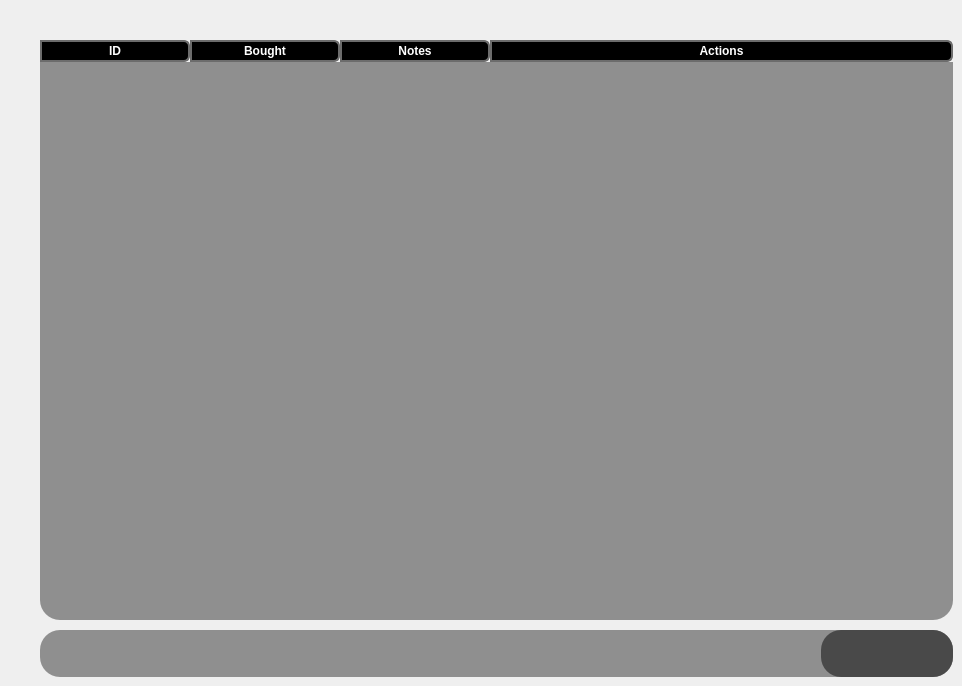
       <widget class="QWidget" name="Cages_Advanced">
        <attribute name="title">
         <string>Advanced</string>
        </attribute>
        <widget class="QTableWidget" name="CagesTable_Advanced">
         <property name="geometry">
          <rect>
           <x>40</x>
           <y>40</y>
           <width>913</width>
           <height>580</height>
          </rect>
         </property>
         <property name="minimumSize">
          <size>
           <width>913</width>
           <height>580</height>
          </size>
         </property>
         <property name="maximumSize">
          <size>
           <width>913</width>
           <height>580</height>
          </size>
         </property>
         <property name="styleSheet">
          <string notr="true">QHeaderView::section{
	font: 75 13pt &quot;Acme&quot;;
	font-weight:bold;
	color: rgb(255, 255, 255);
	background-color: rgb(0, 0, 0);
	border: 2px solid #6c6c6c;
	border-top-right-radius: 6px;
	border-bottom-right-radius: 6px;
}
QHeaderView::section:checked
{
	color: rgb(0, 0, 0);
	background-color: rgb(199, 199, 199);
}
QTableWidget{
	color: rgb(0, 0, 0);
	font: 75 13pt &quot;Acme&quot;;
	background-color: rgb(143, 143, 143);
	alternate-background-color: rgb(176, 237, 251);
	border-style: outset;
    	border-radius: 20px;
}</string>
         </property>
         <property name="verticalScrollBarPolicy">
          <enum>Qt::ScrollBarAlwaysOff</enum>
         </property>
         <property name="horizontalScrollBarPolicy">
          <enum>Qt::ScrollBarAlwaysOff</enum>
         </property>
         <property name="editTriggers">
          <set>QAbstractItemView::NoEditTriggers</set>
         </property>
         <property name="tabKeyNavigation">
          <bool>true</bool>
         </property>
         <property name="sortingEnabled">
          <bool>false</bool>
         </property>
         <attribute name="horizontalHeaderCascadingSectionResizes">
          <bool>false</bool>
         </attribute>
         <attribute name="horizontalHeaderDefaultSectionSize">
          <number>150</number>
         </attribute>
         <attribute name="horizontalHeaderHighlightSections">
          <bool>false</bool>
         </attribute>
         <attribute name="horizontalHeaderStretchLastSection">
          <bool>true</bool>
         </attribute>
         <attribute name="verticalHeaderVisible">
          <bool>false</bool>
         </attribute>
         <attribute name="verticalHeaderHighlightSections">
          <bool>false</bool>
         </attribute>
         <column>
          <property name="text">
           <string>ID</string>
          </property>
          <property name="textAlignment">
           <set>AlignCenter</set>
          </property>
          <property name="icon">
           <iconset resource="resources.qrc">
            <normaloff>:/Icons/Cages_White.png</normaloff>
            <normalon>:/Icons/Cages_Green.png</normalon>:/Icons/Cages_White.png</iconset>
          </property>
         </column>
         <column>
          <property name="text">
           <string>Bought</string>
          </property>
          <property name="textAlignment">
           <set>AlignCenter</set>
          </property>
          <property name="icon">
           <iconset resource="resources.qrc">
            <normaloff>:/Icons/TND_White.png</normaloff>
            <normalon>:/Icons/TND_Green.png</normalon>:/Icons/TND_White.png</iconset>
          </property>
         </column>
         <column>
          <property name="text">
           <string>Notes</string>
          </property>
          <property name="textAlignment">
           <set>AlignCenter</set>
          </property>
          <property name="icon">
           <iconset resource="resources.qrc">
            <normaloff>:/Icons/Edit_White.png</normaloff>
            <normalon>:/Icons/Edit_Blue.png</normalon>:/Icons/Edit_White.png</iconset>
          </property>
         </column>
         <column>
          <property name="text">
           <string>Actions</string>
          </property>
          <property name="textAlignment">
           <set>AlignCenter</set>
          </property>
          <property name="icon">
           <iconset resource="resources.qrc">
            <normaloff>:/Icons/Actions_White.png</normaloff>
            <normalon>:/Icons/Actions_Green.png</normalon>:/Icons/Actions_White.png</iconset>
          </property>
         </column>
        </widget>
        <widget class="QFrame" name="ToolsFrame_Cages_Advanced">
         <property name="geometry">
          <rect>
           <x>40</x>
           <y>630</y>
           <width>913</width>
           <height>47</height>
          </rect>
         </property>
         <property name="minimumSize">
          <size>
           <width>913</width>
           <height>47</height>
          </size>
         </property>
         <property name="maximumSize">
          <size>
           <width>913</width>
           <height>47</height>
          </size>
         </property>
         <property name="styleSheet">
          <string notr="true">QWidget{
	background-color: rgb(143, 143, 143);
	color: rgb(255, 255, 255);
	border-style: outset;
    	border-radius: 20px;
}</string>
         </property>
         <property name="frameShape">
          <enum>QFrame::StyledPanel</enum>
         </property>
         <property name="frameShadow">
          <enum>QFrame::Raised</enum>
         </property>
         <widget class="QFrame" name="Exporting_Cages_Frame">
          <property name="geometry">
           <rect>
            <x>781</x>
            <y>0</y>
            <width>132</width>
            <height>47</height>
           </rect>
          </property>
          <property name="minimumSize">
           <size>
            <width>0</width>
            <height>47</height>
           </size>
          </property>
          <property name="maximumSize">
           <size>
            <width>16777215</width>
            <height>47</height>
           </size>
          </property>
          <property name="styleSheet">
           <string notr="true">QWidget{
	background-color: rgb(73, 73, 73);
	color: rgb(255, 255, 255);
	border-style: outset;
    	border-radius: 20px;
}</string>
          </property>
          <property name="frameShape">
           <enum>QFrame::StyledPanel</enum>
          </property>
          <property name="frameShadow">
           <enum>QFrame::Raised</enum>
          </property>
          <widget class="QPushButton" name="Export_PDF_Cages">
           <property name="geometry">
            <rect>
             <x>71</x>
             <y>7</y>
             <width>43</width>
             <height>33</height>
            </rect>
           </property>
           <property name="minimumSize">
            <size>
             <width>43</width>
             <height>33</height>
            </size>
           </property>
           <property name="maximumSize">
            <size>
             <width>43</width>
             <height>33</height>
            </size>
           </property>
           <property name="font">
            <font>
             <family>Orbitron</family>
             <pointsize>9</pointsize>
             <weight>9</weight>
             <italic>false</italic>
             <bold>false</bold>
            </font>
           </property>
           <property name="cursor">
            <cursorShape>ArrowCursor</cursorShape>
           </property>
           <property name="styleSheet">
            <string notr="true">QPushButton {
	border: none;
	background-color:rgba(0, 0, 0, 0);
	image: url(:/Icons/PDF_White.png);
}
QPushButton:hover {
	border: none;
	background-color:rgba(0, 0, 0, 0);
	image:url(:/Icons/PDF_Mix.png);
}

QPushButton:pressed {
	border: none;
	background-color:rgba(0, 0, 0, 0);
	image:url(:/Icons/PDF_Green.png);
}</string>
           </property>
           <property name="text">
            <string/>
           </property>
           <property name="iconSize">
            <size>
             <width>20</width>
             <height>20</height>
            </size>
           </property>
           <property name="checkable">
            <bool>false</bool>
           </property>
           <property name="autoRepeat">
            <bool>false</bool>
           </property>
           <property name="autoExclusive">
            <bool>false</bool>
           </property>
           <property name="autoRepeatDelay">
            <number>50</number>
           </property>
           <property name="autoRepeatInterval">
            <number>10</number>
           </property>
          </widget>
          <widget class="QPushButton" name="Export_Exel_Cages">
           <property name="geometry">
            <rect>
             <x>18</x>
             <y>7</y>
             <width>43</width>
             <height>33</height>
            </rect>
           </property>
           <property name="minimumSize">
            <size>
             <width>43</width>
             <height>33</height>
            </size>
           </property>
           <property name="maximumSize">
            <size>
             <width>43</width>
             <height>33</height>
            </size>
           </property>
           <property name="font">
            <font>
             <family>Orbitron</family>
             <pointsize>9</pointsize>
             <weight>9</weight>
             <italic>false</italic>
             <bold>false</bold>
            </font>
           </property>
           <property name="cursor">
            <cursorShape>ArrowCursor</cursorShape>
           </property>
           <property name="styleSheet">
            <string notr="true">QPushButton {
	border: none;
	background-color:rgba(0, 0, 0, 0);
	image: url(:/Icons/Exel_White.png);
}
QPushButton:hover {
	border: none;
	background-color:rgba(0, 0, 0, 0);
	image: url(:/Icons/Exel_Mix.png);
}

QPushButton:pressed {
	border: none;
	background-color:rgba(0, 0, 0, 0);
	image:url(:/Icons/Exel_Green.png);
}</string>
           </property>
           <property name="text">
            <string/>
           </property>
           <property name="iconSize">
            <size>
             <width>20</width>
             <height>20</height>
            </size>
           </property>
           <property name="checkable">
            <bool>false</bool>
           </property>
           <property name="autoRepeat">
            <bool>false</bool>
           </property>
           <property name="autoExclusive">
            <bool>false</bool>
           </property>
           <property name="autoRepeatDelay">
            <number>50</number>
           </property>
           <property name="autoRepeatInterval">
            <number>10</number>
           </property>
          </widget>
         </widget>
         <widget class="QLabel" name="Exportation_CagesAdvanced_Info">
          <property name="geometry">
           <rect>
            <x>20</x>
            <y>3</y>
            <width>750</width>
            <height>41</height>
           </rect>
          </property>
          <property name="styleSheet">
           <string notr="true">QLabel {border: none;
background-color: rgba(0, 0, 0, 0);
color: rgbrgb(0, 174, 255);
font: 75 12pt &quot;Acme&quot;;
}</string>
          </property>
          <property name="text">
           <string/>
          </property>
          <property name="alignment">
           <set>Qt::AlignCenter</set>
          </property>
          <property name="wordWrap">
           <bool>true</bool>
          </property>
         </widget>
        </widget>
       </widget>
